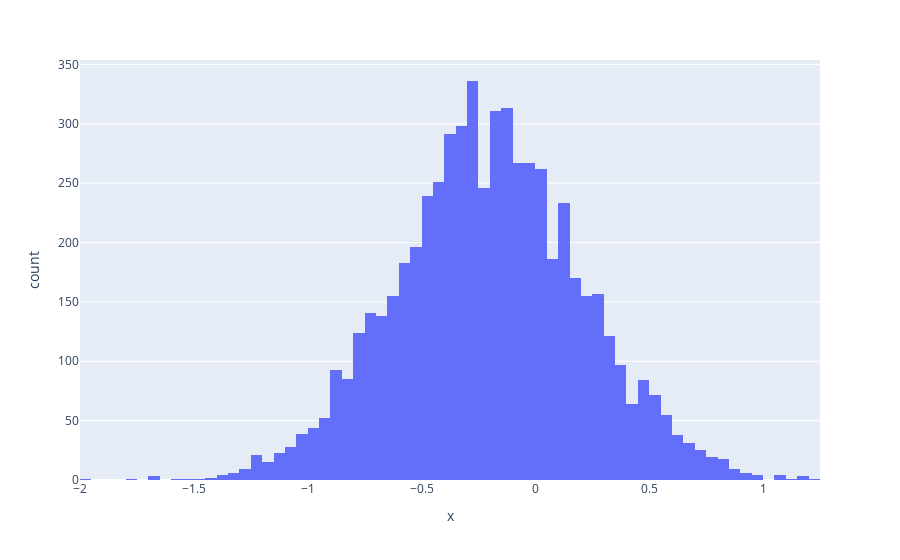

Here is the notebook cell this chart was saved with:
### Code cell
import plotly.express as px
fig = px.histogram(df, x=trace["gut_feeling_well"])
fig.show()

### Figure 1 — Plotly figure (JSON) as saved in the notebook; plotly's stock layout.template omitted (floating-point values rounded to 4 significant figures; data arrays with more than 128 entries replaced by an {"elided": "..."} marker saying what was removed)
{"data": [{"alignmentgroup": "True", "bingroup": "x", "hovertemplate": "x=%{x}<br>count=%{y}<extra></extra>", "legendgroup": "", "marker": {"color": "#636efa"}, "name": "", "offsetgroup": "", "orientation": "v", "showlegend": false, "type": "histogram", "x": {"elided": "6000 float values"}, "xaxis": "x", "yaxis": "y"}], "layout": {"barmode": "relative", "legend": {"tracegroupgap": 0}, "margin": {"t": 60}, "xaxis": {"anchor": "y", "domain": [0, 1], "title": {"text": "x"}}, "yaxis": {"anchor": "x", "domain": [0, 1], "title": {"text": "count"}}}}
